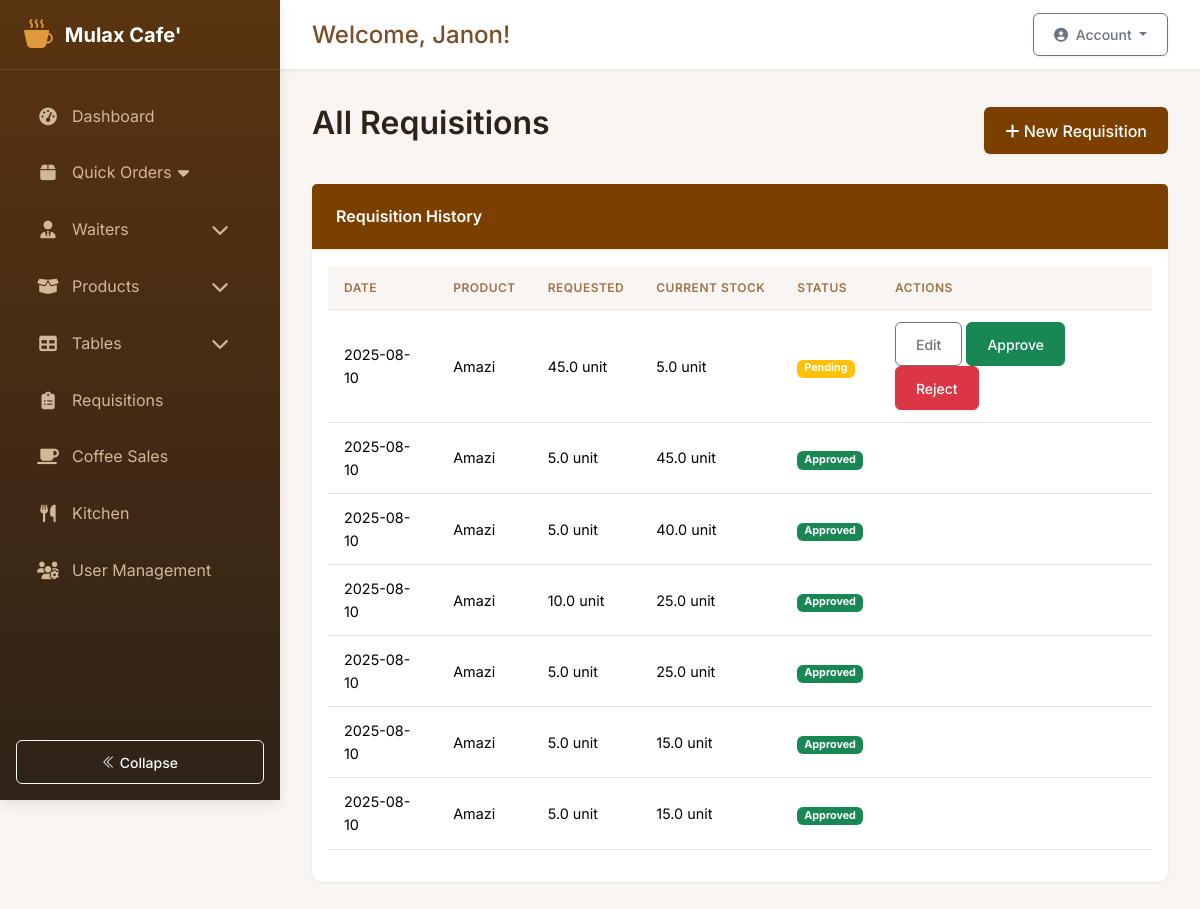
/requisitions/ (signed in), run on an earlier commit of the app's database.
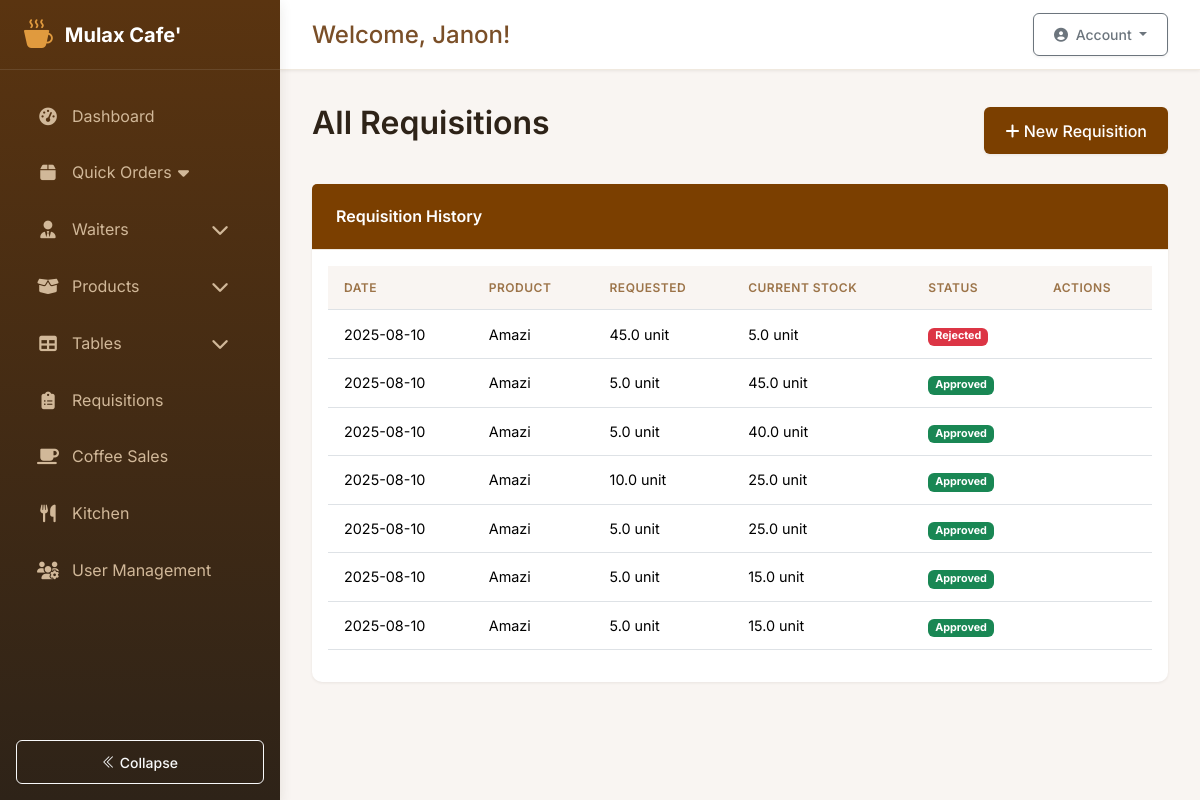
And on a later commit of the database.
### app/models.py (models this page shows, shortened)
class Requisition(db.Model):
    __tablename__ = 'requisitions'
    id = db.Column(db.Integer, primary_key=True)
    date = db.Column(db.DateTime, default=lambda: datetime.now(pytz.timezone('Africa/Kigali')))
    product_id = db.Column(db.Integer, db.ForeignKey('products.id'), nullable=False)
    user_id = db.Column(db.Integer, db.ForeignKey('users.id'), nullable=False)
    current_stock = db.Column(db.Float)
    requested_qty = db.Column(db.Float, nullable=False)
    unit = db.Column(db.String(20))
    status = db.Column(db.String(20), default='pending')
    approved_by = db.Column(db.Integer, db.ForeignKey('users.id'))
    approval_date = db.Column(db.DateTime)
    notes = db.Column(db.String(200))
    product = db.relationship('Product', back_populates='requisitions')
    requester = db.relationship('User', back_populates='requisitions', foreign_keys=[user_id])
    approver = db.relationship('User', back_populates='approved_requisitions', foreign_keys=[approved_by])

class Product(db.Model):
    __tablename__ = 'products'
    id = db.Column(db.Integer, primary_key=True)
    sku = db.Column(db.String(20), unique=True, nullable=False)
    name = db.Column(db.String(100), nullable=False)
    brand = db.Column(db.String(100))
    description = db.Column(db.Text)
    category = db.Column(db.String(50), nullable=False)
    unit = db.Column(db.String(20), nullable=False)
    current_stock = db.Column(db.Float, default=0)
    unit_price = db.Column(db.Float, default=0)
    cost_price = db.Column(db.Float)
    supplier = db.Column(db.String(100))
    remarks = db.Column(db.String(200))
    tax_rate = db.Column(db.Float, nullable=True)
    reorder_qty = db.Column(db.Float, default=0)
    last_updated = db.Column(db.DateTime, default=lambda: datetime.now(pytz.timezone('Africa/Kigali')), onupdate=lambda: datetime.now(pytz.timezone('Africa/Kigali')))
    min_stock = db.Column(db.Float, default=5.0)
    stock_movements = db.relationship(
        'StockMovement',
        back_populates='product',
        cascade='all, delete-orphan'
    )
    requisitions = db.relationship('Requisition', back_populates='product')
    coffee_sales = db.relationship('CoffeeSale', back_populates='product')
    order_items = db.relationship('OrderItem', back_populates='product')

### app/routes/requisitions.py (the view)
@bp.route('/')
@login_required
def list_requisitions():
    if current_user.role in ['admin', 'manager']:
        requisitions = Requisition.query.order_by(Requisition.date.desc()).all()
    else:
        requisitions = Requisition.query.filter_by(user_id=current_user.id).order_by(Requisition.date.desc()).all()
    return render_template('requisitions/list.html', requisitions=requisitions)

### app/models.py (called while the page is built)
    def is_employee(self):
        return self.role == 'employee'

    def get_current_shift(self):
        if self.is_admin or self.is_system_control():
            return None  # Admins can see all shifts
        return self.current_shift

### app/templates/requisitions/list.html (shortened to what this page needs)
{% extends "base.html" %}
{% block content %}
<div class="d-flex justify-content-between align-items-center mb-4">
    <h2>{% if current_user.role in ['admin', 'manager'] %}All{% else %}My{% endif %} Requisitions</h2>
    <a href="{{ url_for('requisitions.new_requisition') }}" class="btn" style="background-color: #7B3F00; color: white;">
        <i class="fas fa-plus"></i> New Requisition
    </a>
</div>
<div class="card">
    <div class="card-header text-white" style="background-color: #7B3F00;">
        Requisition History
    </div>
    <div class="card-body">
        <div class="table-responsive">
            <table class="table table-hover">
                <thead>
                    <tr>
                        <th>Date</th>
                        <th>Product</th>
                        <th>Requested</th>
                        <th>Current Stock</th>
                        <th>Status</th>
                        <th>Actions</th>
                    </tr>
                </thead>
                <tbody>
                    {% for req in requisitions %}
                    <tr>
                        <td>{{ req.date.strftime('%Y-%m-%d') }}</td>
                        <td>{{ req.product.name }}</td>
                        <td>{{ req.requested_qty }} {{ req.unit }}</td>
                        <td>{{ req.current_stock }} {{ req.unit }}</td>
                        <td>
                            <span class="badge
                                {% if req.status == 'approved' %}bg-success
                                {% elif req.status == 'rejected' %}bg-danger
                                {% else %}bg-warning{% endif %}">
                                {{ req.status|title }}
                            </span>
                        </td>
                        <td>
                            {% if req.status == 'pending' %}
                                {% if req.user_id == current_user.id %}
                                <a href="{{ url_for('requisitions.edit_requisition', id=req.id) }}" class="btn btn-sm btn-outline-secondary">
                                    Edit
                                </a>
                                {% endif %}
                                {% if current_user.role in ['admin', 'manager'] %}
                                <form action="{{ url_for('requisitions.approve_requisition', id=req.id) }}" method="POST" style="display: inline;">
                                    <button type="submit" class="btn btn-sm btn-success">Approve</button>
                                </form>
                                <form action="{{ url_for('requisitions.reject_requisition', id=req.id) }}" method="POST" style="display: inline;">
                                    <button type="submit" class="btn btn-sm btn-danger">Reject</button>
                                </form>
                                {% endif %}
                            {% endif %}
                        </td>
                    </tr>
                    {% endfor %}
                </tbody>
            </table>
        </div>
    </div>
</div>
{% endblock %}

What changed in the data, as far as the page shows it:
changed Requisition: status "Pending" → "Rejected"; no longer shows "Edit Approve Reject"
